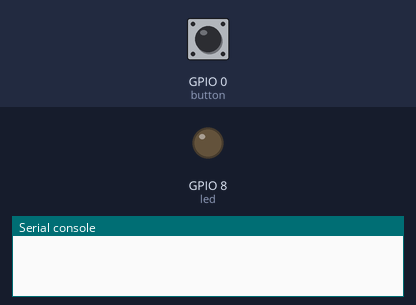
The program below on a simulated ESP32 board running MicroPython. On the bench: output pins drawn as LEDs (lit = HIGH), the last lines printed to the serial console. The test bench sets the inputs (shaded band); at power-on: GPIO 0 (button) HIGH.

Above: at 1.2 s.
1.3 s: GPIO 0 (button) pulled LOW for 0.15 s
At 1.7 s:
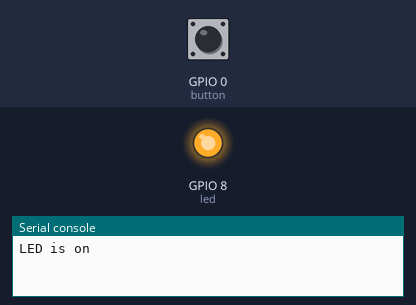
2.9 s: GPIO 0 (button) pulled LOW for 1 s
At 4.1 s:
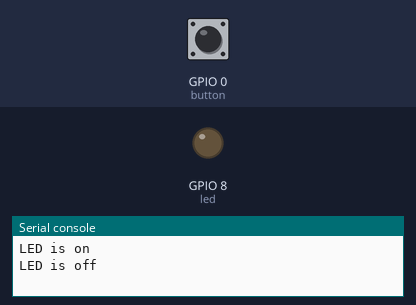
5.4 s: GPIO 0 (button) pulled LOW for 3.2 s
At 6.0 s:
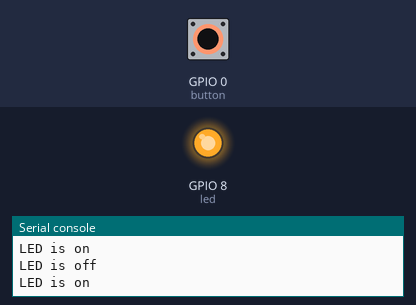
Timing chart, 0 to 8.4 s (numbered marks = the images above; inputs shaded):
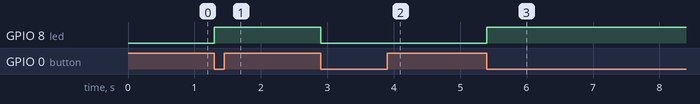

Measured:
- after the input at 1.3 s, GPIO 8 (led): LOW → HIGH at once
- after the input at 2.9 s, GPIO 8 (led): HIGH → LOW at once
- after the input at 5.4 s, GPIO 8 (led): LOW → HIGH at once

The program:

main.py
```python
# main.py
# micropython for esp32s3 devkitc-1 v0.1
# Himanshu Tripathi

# hardware interrupts with ESP32S3 DevkitC-1
# toggle the led with each button press using interrupts

import machine
import time

# object for led
led = machine.Pin(8,machine.Pin.OUT)
# object for button
button = machine.Pin(0,machine.Pin.IN,machine.Pin.PULL_UP)


# interrupt service routine button
def button_isr(p):
    led.value(not led.value())
    print("LED is on" if led.value() else "LED is off")

# interrupt initialization
button.irq(trigger=machine.Pin.IRQ_FALLING, handler=button_isr)

while True:
    try:
        time.sleep(10)
    except KeyboardInterrupt:
        print("Exit")
        break
    
```
